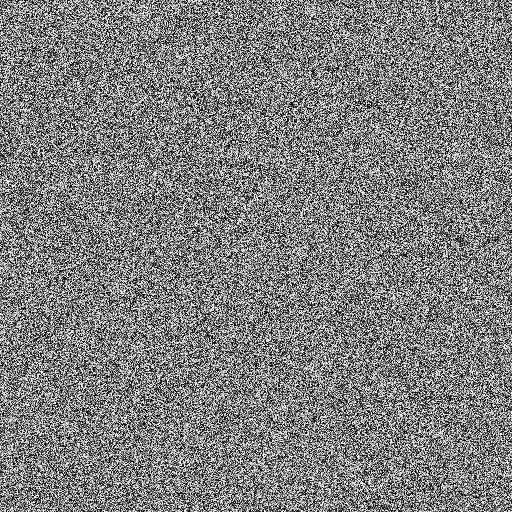
Frame 1 (no input)
Frame 60 (the mouse pressed at the canvas centre just before this capture): identical to frame 1, image omitted
Frame 120 (the mouse held since frame 60 and released just before this capture): identical to frame 1, image omitted

The Processing sketch that drew this single still picture (run headless with seeded random() and noise(); from frame 60 on, the mouse is pressed at the canvas centre):

// Processing sketch: processingTextureGen
// ── processingTextureGen.pde
void setup() {
  size(512,512);
  
  loadPixels();
  for (int i = 0; i < pixels.length; i++) {
    int col = int(random(255));
    pixels[i] = color(col, col, col);
  }
  updatePixels();
  save("rando.png");
  
  
  
}

void draw() {
}
